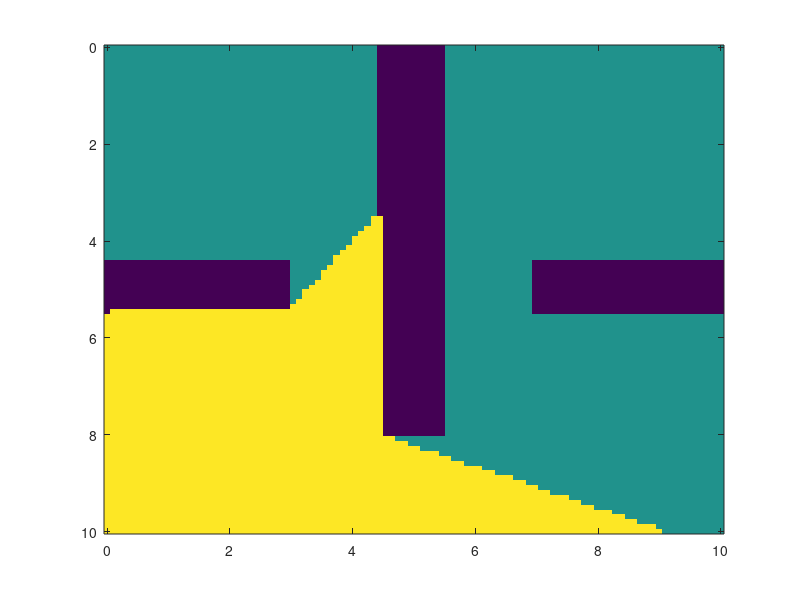

Write the MATLAB code that produced this figure.
% Line of Sight Based on - https://www.youtube.com/watch?v=Qwv_c1Oc78w
%% Scene Definition
MW = 10;%m
MH = 10;%m
Mres = .1; % [m/celda]
% creates the scene empty (1 = empty space)
scene = ones(MW/Mres,MH/Mres);
% creates a non accessible areas
% scene (2 = non accessible).
for i = 1:1:round(.8*size(scene,1))
    for j = round(0.45*MH/Mres):1:round(0.55*MH/Mres)
        scene(i,j) = 2;
    end
end
for i = round(0.45*MW/Mres):1:round(0.55*MW/Mres)
    for j = 1:1:.3*size(scene,1)
        scene(i,j) = 2;
    end
end
for i = round(0.45*MW/Mres):1:round(0.55*MW/Mres)
    for j = round(.7*size(scene,1)):1:size(scene,1)
        scene(i,j) = 2;
    end
end
% h=figure(1);
image([0 MW], [0 MH], scene,'CDataMapping','scaled')
%% line of Sight initialization
lSight = zeros(size(scene));
for i=1:1:size(scene,1)
    for j=1:1:size(scene,2)
        if(scene(i,j)~=1)
            lSight(i,j)=-1;
        end
    end
end
P0 = [7,2]/Mres;
%% line Of Sight Calculus
for x = 1:1:size(scene,1)
    for y = 1:1:size(scene,2)
        dP = P0 - [x,y];        
        if(norm(dP)==0)
            % evaluating itself
            lSight(x,y) = 1;
        else
            % general evaluation
            continua = 1;
            rho = 0:1/(abs(dP(1))+abs(dP(2))):1;
            cur = [P0(1).*(1-rho) + x*(rho);...
                   P0(2).*(1-rho) + y*(rho)];
            for i = 1:1:size(rho,2)                
                if(scene(round(cur(1,i)),round(cur(2,i))) == 1 && continua == 1)
                    lSight(round(cur(1,i)),round(cur(2,i))) = 1;
                else
                    lSight(round(cur(1,i)),round(cur(2,i))) = 1;
                    break
                end
            end
        end
    end
end
h = figure(1);
image([0 MW], [0 MH], lSight,'CDataMapping','scaled')
saveas(h,'LineOfSight.jpg')